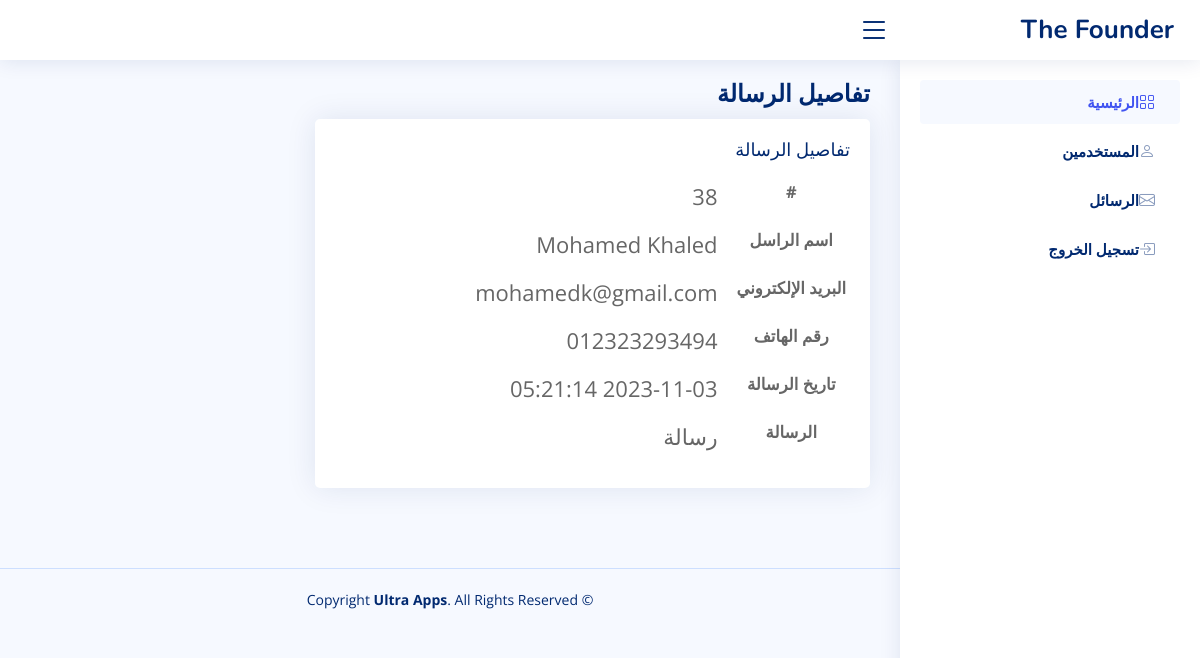
The page /manage/message_details.php?msgid=38 (signed in) on the database its author committed.
### tables this page shows
CREATE TABLE `roles_permissions` (
  `role_id` bigint(20) NOT NULL,
  `perm_id` bigint(20) NOT NULL
);

CREATE TABLE `messages` (
  `ID` int(11) NOT NULL,
  `fname` varchar(255) NOT NULL,
  `lname` varchar(255) NOT NULL,
  `email` varchar(255) NOT NULL,
  `phone` varchar(255) NOT NULL,
  `Date` timestamp NULL DEFAULT NULL,
  `message` longtext NOT NULL
);

### manage/message_details.php (the view, shortened to what this page needs)
<?php
$pageTitle = 'تفاصيل الرسالة';
include 'init.php';
$getAd = $con->prepare('SELECT
                            admin.*,
                            roles.role_name AS Role_Name
                        FROM
                            admin
                        INNER JOIN
                            roles
                        ON
                            roles.role_id = admin.role_id
                        WHERE
                            UserName = ?');
$getAd->execute([$sessionUser]);
$info = $getAd->fetch();
$AdminRole = $info['role_id'];
$getAdmin = $con->prepare("SELECT
                                roles_permissions.*,
                                permissions.perm_desc AS perm_name
                            FROM
                                roles_permissions
                            INNER JOIN
                                permissions
                            ON
                                permissions.perm_id = roles_permissions.perm_id
                            ");
$getAdmin->execute();
$info = $getAdmin->fetchAll();
if (isset($_SESSION['Username'])) {
    foreach ($info as $permission_name) {
        if ($permission_name['perm_name'] == 'Messages' && $permission_name['role_id'] == $AdminRole) {
            $msgid = isset($_GET['msgid']) && is_numeric($_GET['msgid']) ? intval($_GET['msgid']) : 0;
            $stmt = $con->prepare("SELECT * FROM messages WHERE ID = ?");
            $stmt->execute(array($msgid));
            $info = $stmt->fetch(); ?>
            <main id="main" class="main">
                <div class="pagetitle">
                    <h1>
                        <h1><?php echo $pageTitle ?></h1>
                    </h1>
                </div>
                <section class="section message">
                    <div class="row">
                        <div class="col-lg-8">
                            <div class="row">
                                <div class="col-12">
                                    <div class="card recent-sales overflow-auto">
                                        <div class="card-body">
                                            <h5 class="card-title">تفاصيل الرسالة</h5>
                                            <div class="row">
                                                <div class="col-lg-3 col-md-4 label ">#</div>
                                                <div class="col-lg-9 col-md-8"><?php echo $info['ID']; ?></div>
                                            </div>
                                            <div class="row">
                                                <div class="col-lg-3 col-md-4 label">اسم الراسل</div>
                                                <div class="col-lg-9 col-md-8">
                                                    <?php echo $info['fname'] . " " . $info['lname']; ?>
                                                </div>
                                            </div>
                                            <div class="row">
                                                <div class="col-lg-3 col-md-4 label">البريد الإلكتروني</div>
                                                <div class="col-lg-9 col-md-8"><?php echo $info['email']; ?></div>
                                            </div>
                                            <div class="row">
                                                <div class="col-lg-3 col-md-4 label">رقم الهاتف</div>
                                                <div class="col-lg-9 col-md-8"><?php echo $info['phone']; ?></div>
                                            </div>
                                            <div class="row">
                                                <div class="col-lg-3 col-md-4 label">تاريخ الرسالة</div>
                                                <div class="col-lg-9 col-md-8"><?php echo $info['Date']; ?></div>
                                            </div>
                                            <div class="row">
                                                <div class="col-lg-3 col-md-4 label">الرسالة </div>
                                                <div class="col-lg-9 col-md-8"><?php echo $info['message']; ?></div>
                                            </div>
                                        </div>
                                    </div>
                                </div>
                            </div>
                        </div>
                    </div>
                </section>
            </main>
<?php
            include $templates . 'footer.php';
        }
    }
} else {
    header('Location: index.php');
    exit();
}
?>

### manage/includes/templates/footer.php (shortened to what this page needs)
<footer id="footer" class="footer">
    <div class="copyright">
        &copy; Copyright <strong><span>Ultra Apps</span></strong>. All Rights Reserved
    </div>
</footer>
</body>
</html>

### manage/layout/css/style.css (style rules this page uses)
:root { scroll-behavior: smooth; }
body { font-family: "Open Sans", sans-serif; background: #f6f9ff; color: #444444; }
h1, h2, h3, h4, h5, h6 { font-family: "Nunito", sans-serif; }
#main { margin-top: 60px; padding: 20px 30px; transition: all 0.3s; }
.pagetitle { margin-bottom: 10px; }
.pagetitle h1 { font-size: 24px; margin-bottom: 0; font-weight: 600; color: #012970; }
.card { margin-bottom: 30px; border: none; border-radius: 5px; box-shadow: 0px 0 30px rgba(1, 41, 112, 0.1); }
.card-title { padding: 20px 0 15px 0; font-size: 18px; font-weight: 500; color: #012970; font-family: "Poppins", sans-serif; }
.card-body { padding: 0 20px 20px 20px; }
@media (min-width: 1200px) { #main, #footer { margin-right: 300px; } }
.message .row { font-size: 22px; color: #666 !important; margin-bottom: 15px; }
.message .row .col-lg-3 { color: #666; }
.footer { padding: 20px 0; font-size: 14px; transition: all 0.3s; border-top: 1px solid #cddfff; }
.footer .copyright { text-align: center; color: #012970; }

### rows shown on the page
roles_permissions: messages.ID "38", messages.fname "Mohamed", messages.lname "Khaled", messages.email "mohamedk@gmail.com", messages.phone "012323293494", messages.Date "2023-11-03 05:21:14", messages.message "رسالة"
